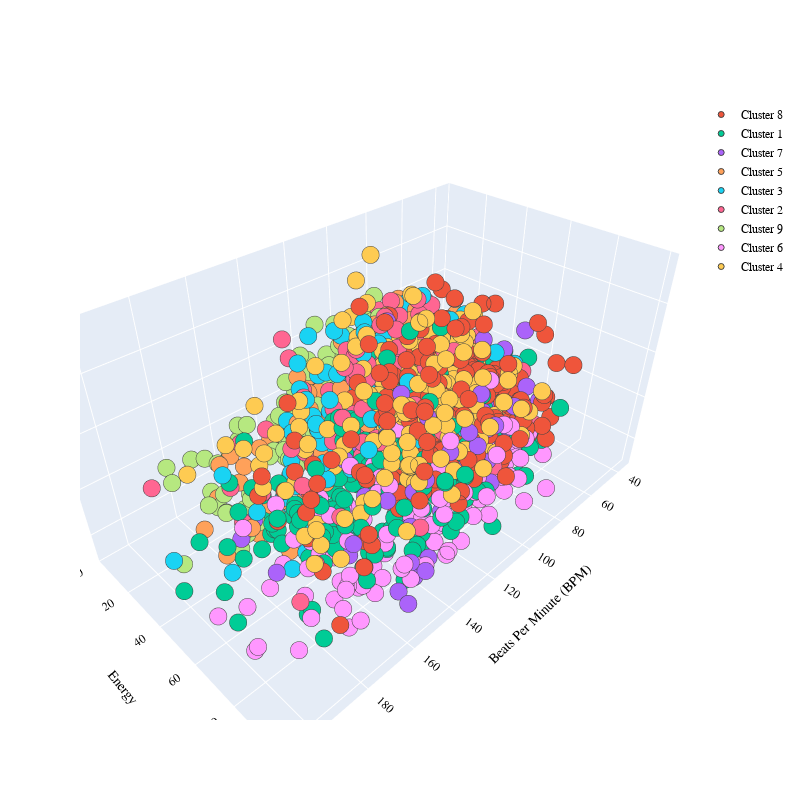

The cell this chart's notebook holds for it:
### Code cell
import plotly.graph_objects as go
PLOT = go.Figure()
for i in list(df["Music Segments"].unique()):
    subset = df[df["Music Segments"] == i]
     
    PLOT.add_trace(go.Scatter3d(x = subset['Beats Per Minute (BPM)'],
                                y = subset['Energy'],
                                z = subset['Danceability'],      
                                text = subset['Title'],
                                mode = 'markers',marker_size = 6, marker_line_width = 1,
                                name = str(i)))
    
    PLOT.update_traces(hovertemplate='Title %{text} <br> Beats Per Minute (BPM): %{x} <br>Energy: %{y} <br>Danceability: %{z}')

    
PLOT.update_layout(width = 800, height = 800, autosize = True, showlegend = True,
                   scene = dict(xaxis=dict(title = 'Beats Per Minute (BPM)', titlefont_color = 'black'),
                                yaxis=dict(title = 'Energy', titlefont_color = 'black'),
                                zaxis=dict(title = 'Danceability', titlefont_color = 'black')),
                   font = dict(family = "Gilroy", color  = 'black', size = 12))

### Figure 1 — Plotly figure (JSON) as saved in the notebook; plotly's stock layout.template omitted (floating-point values rounded to 4 significant figures; data arrays with more than 128 entries replaced by an {"elided": "..."} marker saying what was removed)
{"data": [{"hovertemplate": "Title %{text} <br> Beats Per Minute (BPM): %{x} <br>Energy: %{y} <br>Danceability: %{z}", "marker": {"line": {"width": 1}, "size": 6}, "mode": "markers", "name": "nan", "text": [], "type": "scatter3d", "x": [], "y": [], "z": []}, {"hovertemplate": "Title %{text} <br> Beats Per Minute (BPM): %{x} <br>Energy: %{y} <br>Danceability: %{z}", "marker": {"line": {"width": 1}, "size": 6}, "mode": "markers", "name": "Cluster 8", "text": {"elided": "262 str values"}, "type": "scatter3d", "x": {"elided": "262 int values"}, "y": {"elided": "262 int values"}, "z": {"elided": "262 int values"}}, {"hovertemplate": "Title %{text} <br> Beats Per Minute (BPM): %{x} <br>Energy: %{y} <br>Danceability: %{z}", "marker": {"line": {"width": 1}, "size": 6}, "mode": "markers", "name": "Cluster 1", "text": {"elided": "312 str values"}, "type": "scatter3d", "x": {"elided": "312 int values"}, "y": {"elided": "312 int values"}, "z": {"elided": "312 int values"}}, {"hovertemplate": "Title %{text} <br> Beats Per Minute (BPM): %{x} <br>Energy: %{y} <br>Danceability: %{z}", "marker": {"line": {"width": 1}, "size": 6}, "mode": "markers", "name": "Cluster 7", "text": ["Als Het Golft", "I'm going home", "Sweet Jane", "Grounds for Divorce", "Family Portrait", "Wat Zou Je Doen - Live", "Limburg - Live", "21 Guns", "Trapped - Live at Meadowlands Arena, E. Rutherford, NJ - August 1984", "Numb / Encore", "You're the Voice", "De wedstrijd", "It's Raining Men", "Zing - Vecht - Huil - Bid - Lach - Werk En Bewonder", "Go With The Flow", "Les lacs du Connemara", "Stan", "So Incredible", "Live And Let Die - Live", "Numb", "Stiekem Gedanst", "Geef Mij Je Angst", "You Oughta Know", "In Nije Dei", "Wrong", "Why Tell Me Why", "Wonderful Days", "Peter Gunn Theme", "A Boy Named Sue (Live)", "Love On Top", "Radioactive", "Droomland", "Wat Zou Je Doen?", "San Quentin", "Dodenrit", "Layla", "Zandloper", "Yellow Submarine", "California Love", "Psycho", "Zeg Maar Niets Meer - Remastered", "Oxygene, Pt. 4", "Happy Xmas (War Is Over)", "Thriller", "Holiday", "Always Remember Us This Way", "About A Girl - Live Version", "Lola - Live", "Love Is All", "No Woman, No Cry - Live At The Lyceum, London/1975", "Nights On Broadway", "Dancing Queen", "The Passenger", "You Took The Words Right Out of My Mouth (Hot Summer Night)", "Mannish Boy", "Isn't It Time", "Don't Stop Me Now - 2011 Mix", "Saturday Night", "Stir It Up - Live At The Pavillon De Paris, 1977", "Still Believe", "More Than A Woman - From \"Saturday Night Fever\" Soundtrack", "Dancin' Fool", "Once in a Lifetime - 2005 Remaster", "9 to 5", "Waiting On A Friend - Remastered 2009", "Mama - 2007 Remaster", "Just Can't Get Enough (Live in Hammersmith) - 2018 Remaster", "Uptown Girl", "Gloria - Live", "Club Tropicana", "Pride (In The Name Of Love) - Remastered 2009", "Slippery People - Live", "Dancing with Tears in My Eyes", "No Surrender", "Bigmouth Strikes Again - 2011 Remaster", "Fire - Live at the Winterland, San Francisco, CA - December 1978", "I Will Follow - Live", "The Cross", "Tonight (With David Bowie) - Live", "The Miracle - Remastered 2011", "Love Shack", "No More Tears", "Layla - Acoustic; Live at MTV Unplugged, Bray Film Studios, Windsor, England, UK, 1/16/1992; 2013 Remaster", "Vlieg Met Me Mee - Live", "Where Did You Sleep Last Night", "Polly", "Casser la voix - Live \"Si Ce Soir\"", "Somebody to Love", "The Whole of the Moon", "New Year's Day", "Is Dit Nu Later", "Killer / Papa Was a Rollin' Stone", "The Reflex", "All The Small Things", "A Day In The Life - Remastered 2009", "Sgt. Pepper's Lonely Hearts Club Band - Remastered 2009", "I Am The Walrus - Remastered 2009", "Ain't Got No - I Got Life - Remastered", "Get Ready"], "type": "scatter3d", "x": [102, 117, 115, 92, 92, 104, 157, 160, 162, 107, 85, 136, 136, 130, 159, 112, 80, 104, 150, 110, 96, 81, 105, 130, 90, 112, 174, 131, 105, 94, 136, 100, 184, 84, 148, 114, 135, 111, 92, 125, 95, 189, 147, 118, 147, 130, 121, 134, 112, 78, 89, 101, 135, 125, 111, 117, 156, 92, 91, 95, 106, 133, 117, 105, 117, 83, 127, 129, 147, 117, 106, 111, 144, 154, 135, 120, 140, 99, 102, 92, 134, 103, 94, 176, 109, 115, 135, 110, 106, 133, 134, 122, 127, 149, 163, 96, 85, 122, 127], "y": [88, 93, 46, 76, 69, 92, 93, 74, 62, 79, 76, 85, 93, 32, 99, 59, 77, 86, 93, 86, 63, 56, 86, 49, 66, 77, 92, 83, 46, 75, 78, 47, 51, 40, 60, 93, 72, 64, 88, 88, 79, 76, 68, 89, 89, 50, 76, 51, 81, 68, 64, 88, 89, 68, 74, 93, 87, 61, 82, 85, 68, 64, 92, 78, 79, 88, 96, 94, 95, 71, 84, 85, 91, 95, 90, 32, 90, 64, 72, 65, 82, 75, 52, 47, 59, 39, 72, 86, 85, 80, 51, 98, 90, 90, 46, 67, 56, 72, 87], "z": [54, 38, 83, 52, 76, 66, 23, 27, 32, 69, 37, 58, 66, 53, 24, 30, 78, 54, 24, 50, 66, 37, 64, 41, 54, 65, 55, 43, 52, 65, 45, 32, 35, 70, 51, 41, 76, 62, 66, 56, 36, 43, 40, 76, 55, 55, 61, 45, 60, 66, 57, 54, 50, 46, 60, 52, 56, 63, 67, 60, 63, 55, 64, 55, 61, 56, 65, 70, 26, 66, 46, 64, 59, 35, 40, 43, 23, 44, 59, 48, 72, 35, 56, 35, 57, 62, 27, 33, 54, 52, 41, 71, 56, 43, 36, 45, 40, 62, 41]}, {"hovertemplate": "Title %{text} <br> Beats Per Minute (BPM): %{x} <br>Energy: %{y} <br>Danceability: %{z}", "marker": {"line": {"width": 1}, "size": 6}, "mode": "markers", "name": "Cluster 5", "text": {"elided": "220 str values"}, "type": "scatter3d", "x": {"elided": "220 int values"}, "y": {"elided": "220 int values"}, "z": {"elided": "220 int values"}}, {"hovertemplate": "Title %{text} <br> Beats Per Minute (BPM): %{x} <br>Energy: %{y} <br>Danceability: %{z}", "marker": {"line": {"width": 1}, "size": 6}, "mode": "markers", "name": "Cluster 3", "text": {"elided": "167 str values"}, "type": "scatter3d", "x": {"elided": "167 int values"}, "y": {"elided": "167 int values"}, "z": {"elided": "167 int values"}}, {"hovertemplate": "Title %{text} <br> Beats Per Minute (BPM): %{x} <br>Energy: %{y} <br>Danceability: %{z}", "marker": {"line": {"width": 1}, "size": 6}, "mode": "markers", "name": "Cluster 2", "text": {"elided": "163 str values"}, "type": "scatter3d", "x": {"elided": "163 int values"}, "y": {"elided": "163 int values"}, "z": {"elided": "163 int values"}}, {"hovertemplate": "Title %{text} <br> Beats Per Minute (BPM): %{x} <br>Energy: %{y} <br>Danceability: %{z}", "marker": {"line": {"width": 1}, "size": 6}, "mode": "markers", "name": "Cluster 9", "text": {"elided": "162 str values"}, "type": "scatter3d", "x": {"elided": "162 int values"}, "y": {"elided": "162 int values"}, "z": {"elided": "162 int values"}}, {"hovertemplate": "Title %{text} <br> Beats Per Minute (BPM): %{x} <br>Energy: %{y} <br>Danceability: %{z}", "marker": {"line": {"width": 1}, "size": 6}, "mode": "markers", "name": "Cluster 6", "text": {"elided": "172 str values"}, "type": "scatter3d", "x": {"elided": "172 int values"}, "y": {"elided": "172 int values"}, "z": {"elided": "172 int values"}}, {"hovertemplate": "Title %{text} <br> Beats Per Minute (BPM): %{x} <br>Energy: %{y} <br>Danceability: %{z}", "marker": {"line": {"width": 1}, "size": 6}, "mode": "markers", "name": "Cluster 4", "text": {"elided": "286 str values"}, "type": "scatter3d", "x": {"elided": "286 int values"}, "y": {"elided": "286 int values"}, "z": {"elided": "286 int values"}}], "layout": {"autosize": true, "font": {"color": "black", "family": "Gilroy", "size": 12}, "height": 800, "scene": {"xaxis": {"title": {"font": {"color": "black"}, "text": "Beats Per Minute (BPM)"}}, "yaxis": {"title": {"font": {"color": "black"}, "text": "Energy"}}, "zaxis": {"title": {"font": {"color": "black"}, "text": "Danceability"}}}, "showlegend": true, "width": 800}}
